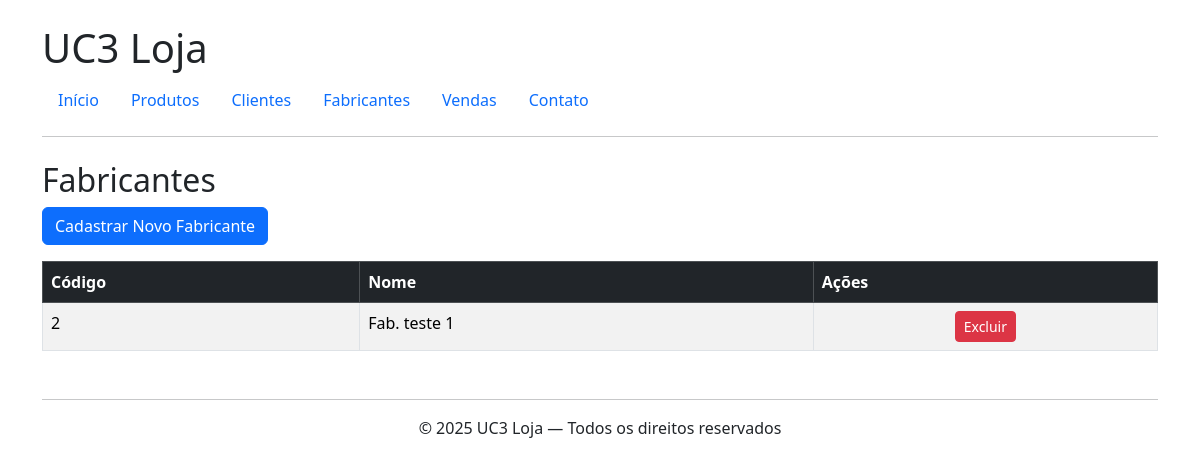
/fornecedores/, run on an earlier commit of the app's database.
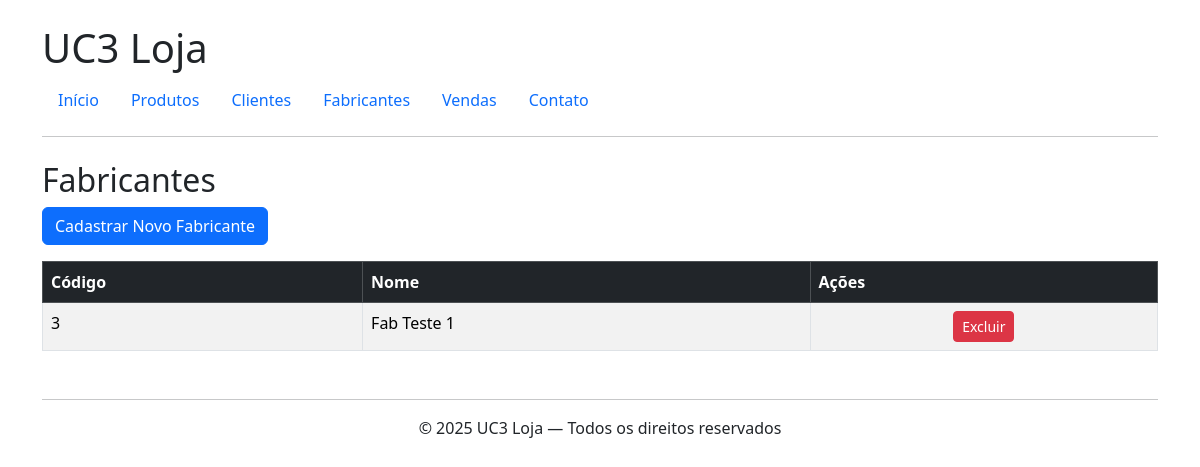
And on a later commit of the database.
### fornecedores/models.py (models this page shows, shortened)
class Fabricante(models.Model):
    codigo = models.AutoField(primary_key=True)
    nome = models.CharField(max_length=70)

### fornecedores/views.py (the view)
# urls.py: path('', views.fornecedor_list, name='fornecedor_list'),
def fornecedor_list(request):
    fabricantes = Fabricante.objects.all()
    return render(request, 'fornecedores/list.html', {'fabricantes': fabricantes})

### fornecedores/templates/fornecedores/list.html
{% extends 'base.html' %}
{% block content %}
    <h2>Fabricantes</h2>
    <a href="{% url 'fornecedor_create' %}" class="btn btn-primary mb-3">Cadastrar Novo Fabricante</a>
    <table class="table table-bordered table-striped">
        <thead class="table-dark">
            <tr>
                <th>Código</th>
                <th>Nome</th>
                <th scope="col" >Ações</th>
            </tr>
        </thead>
        <tbody>
        {% for fabricante in fabricantes %}
            <tr>
                <td>{{ fabricante.codigo }}</td>
                <td>{{ fabricante.nome }}</td>
                <td class="text-center">
                    <a href="{% url 'fabricante_delete' fabricante.pk %}" class="btn btn-sm btn-danger">Excluir</a>
            </tr>
        {% endfor %}
        </tbody>
    </table>
{% endblock %}

What changed in the data, as far as the page shows it:
removed Fabricante: codigo "2", nome "Fab. teste 1"
added Fabricante: codigo "3", nome "Fab Teste 1"
